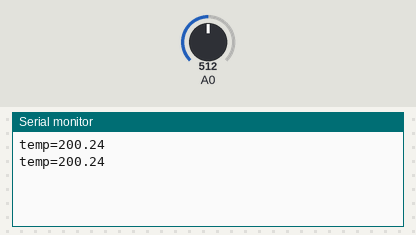
The sketch below on a simulated Arduino Uno, built with avr-gcc and run on an emulated ATmega328P. On the bench: the last lines printed to the serial monitor. The inputs (shaded band) are chosen by the test bench; at power-on: A0 = 512.

Above: at 1.8 s.
1.9 s: A0 set to 716
At 2.5 s:
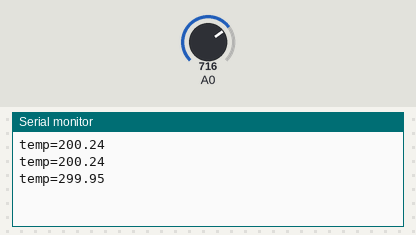
3.4 s: A0 set to 900
At 4.8 s:
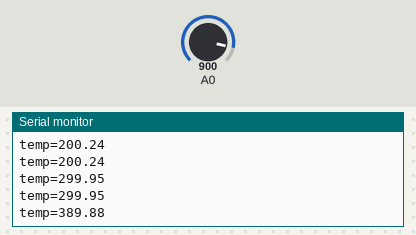
Timing chart, 0 to 6.4 s (numbered marks = the images above; inputs shaded):
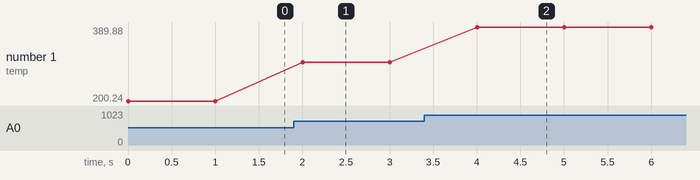

Measured:
- after the input at 1.9 s, the serial monitor: prints a new line after 0.10 s (image 1)
- after the input at 3.4 s, the serial monitor: prints a new line after 0.60 s (image 2)
- plotted number 1: 200.24 → 299.95 after the input at 1.9 s, 299.95 → 389.88 after the input at 3.4 s

The sketch:

sketch.ino
```cpp
void setup(){Serial.begin(9600);}
void loop(){
  float v=analogRead(A0)*(5.0/1023.0);
  float c=(v-0.5)*100.0;
  Serial.print("temp="); // wrong format
  Serial.println(c);
  delay(1000);
}
```
